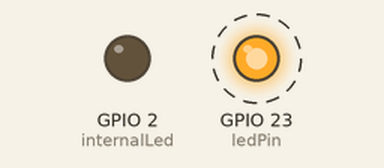
Recording of a sketch running on a simulated ESP32. On the bench: output pins drawn as LEDs (lit = HIGH). Dashed ring = blinking.

Above: at 0.5 s.
Timing chart, 0 to 4.6 s (numbered marks = the images above):
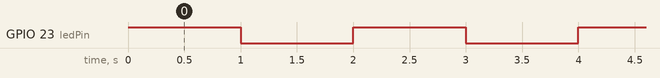

The sketch:

BlinkOnPin23.ino
```cpp
#define internalLed 2
// ledPin refers to ESP32 GPIO 23
const int ledPin = 23;


// the setup function runs once when you press reset or power the board
void setup() {
  // initialize digital pin ledPin as an output.
  pinMode(ledPin, OUTPUT);
  pinMode(internalLed, OUTPUT);
  Serial.begin(9600);
}

// the loop function runs over and over again forever
void loop() {
  BlinkExternalLED();
}

void BlinkExternalLED()
{
  digitalWrite(ledPin, HIGH);
  delay(1000);
  digitalWrite(ledPin, LOW);
  delay(1000);
}
```

Measured:
- by itself, GPIO 23 (ledPin): alternates HIGH for 1.0 s and LOW for 1.0 s
